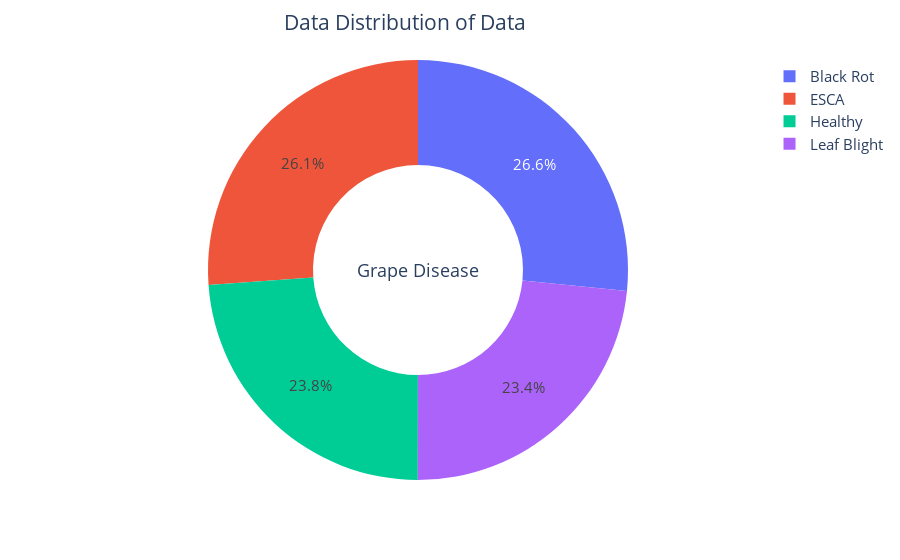

Notebook cell for this chart:
### Markdown cell above
Terlihat pada plot diatas distribusi data kategorikal tersebut tidak sama atau imbalance dengan Kategori ESCA memiliki data sebanyak 1920 dan Kategori Healthy dengan data sebanyak 1692.

### Code cell
fig=px.pie(Label_Total.head(4),values= 'count', names=data_df['Label'].unique(),hole=0.5)
fig.update_layout(title='Data Distribution of Data',font_size=15,title_x=0.45,annotations=[dict(text='Grape Disease',font_size=18, showarrow=False,height=800,width=700)])
fig.update_traces(textfont_size=15,textinfo='percent')
fig.show()

### Figure 1 — Plotly figure (JSON) as saved in the notebook; plotly's stock layout.template omitted (floating-point values rounded to 4 significant figures)
{"data": [{"domain": {"x": [0, 1], "y": [0, 1]}, "hole": 0.5, "hovertemplate": "label=%{label}<br>count=%{value}<extra></extra>", "labels": ["Black Rot", "ESCA", "Healthy", "Leaf Blight"], "legendgroup": "", "name": "", "showlegend": true, "textfont": {"size": 15}, "textinfo": "percent", "type": "pie", "values": [1920, 1888, 1722, 1692]}], "layout": {"annotations": [{"font": {"size": 18}, "height": 800, "showarrow": false, "text": "Grape Disease", "width": 700}], "font": {"size": 15}, "legend": {"tracegroupgap": 0}, "margin": {"t": 60}, "title": {"text": "Data Distribution of Data", "x": 0.45}}}
